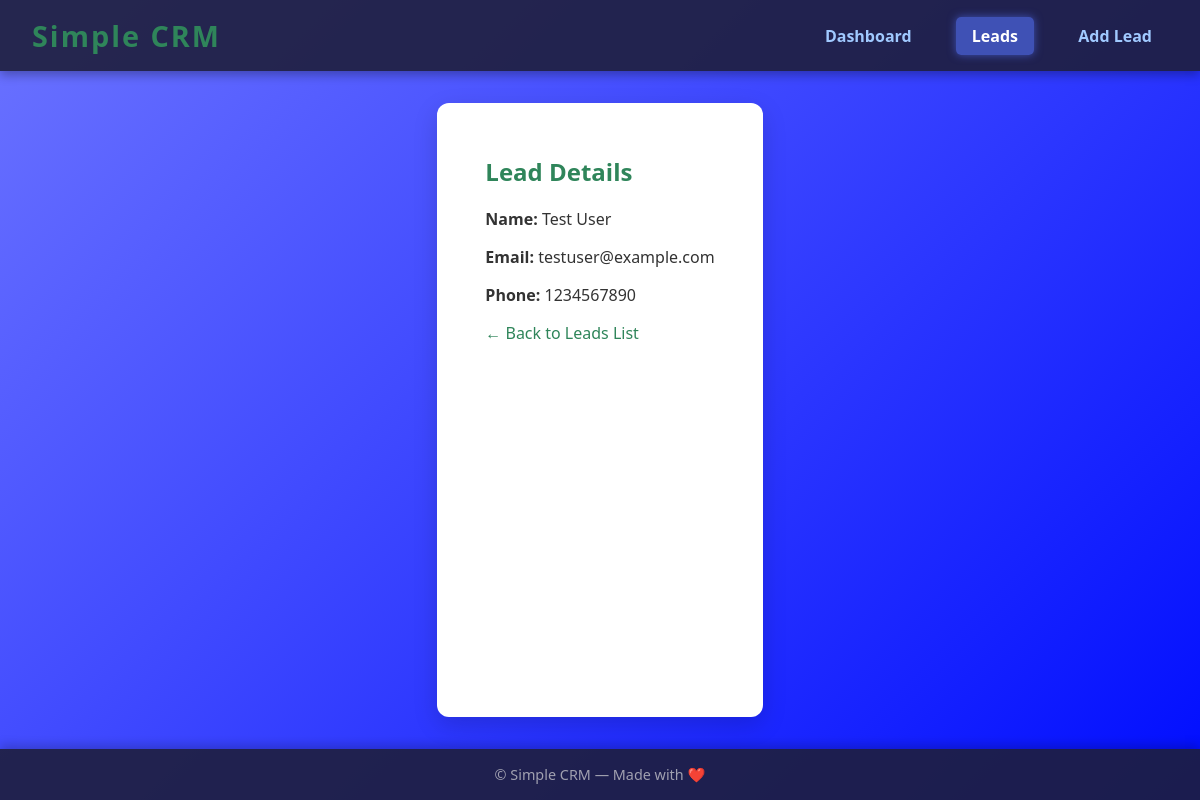
/leads/8, run on an earlier commit of the app's database.
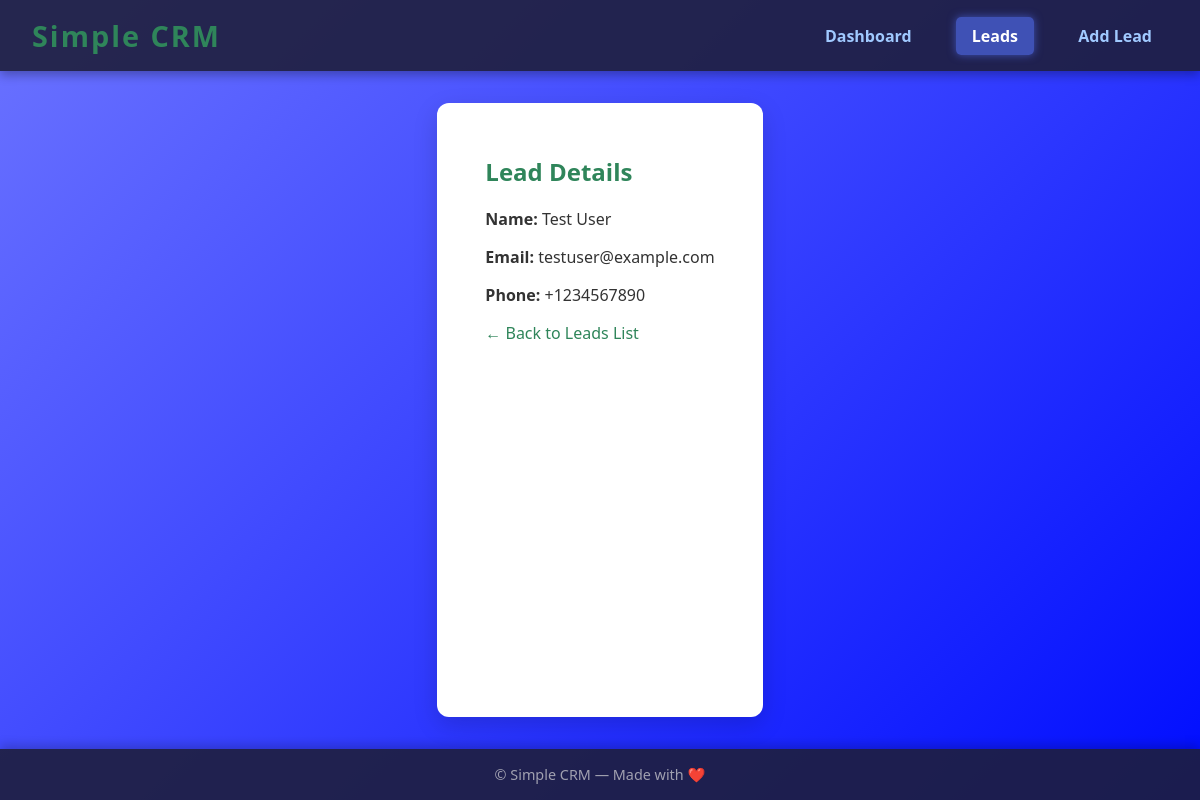
And on a later commit of the database.
### app/models/lead.py (models this page shows)
class Lead(Base):
    __tablename__ = "leads"
    id = Column(Integer, primary_key=True, index=True)
    name = Column(String, nullable=False)
    email = Column(String, unique=True, index=True, nullable=False)
    phone = Column(String, nullable=True)

### app/api/leads.py (the view)
@router.get("/leads/{lead_id}")
def lead_detail(request: Request, lead_id: int, db: Session = Depends(get_db)):
    lead = get_lead_by_id(db, lead_id)
    if not lead:
        raise HTTPException(status_code=404, detail="Lead not found")
    return templates.TemplateResponse("leads/detail.html", {"request": request, "lead": lead})

### app/templates/leads/detail.html (shortened to what this page needs)
{% extends "base.html" %}
{% block content %}
    <h2>Lead Details</h2>
    <p><strong>Name:</strong> {{ lead.name }}</p>
    <p><strong>Email:</strong> {{ lead.email }}</p>
    <p><strong>Phone:</strong> {{ lead.phone or "N/A" }}</p>
    <a href="/leads">← Back to Leads List</a>
{% endblock %}

What changed in the data, as far as the page shows it:
changed Lead "Test User": phone "1234567890" → "+1234567890"
